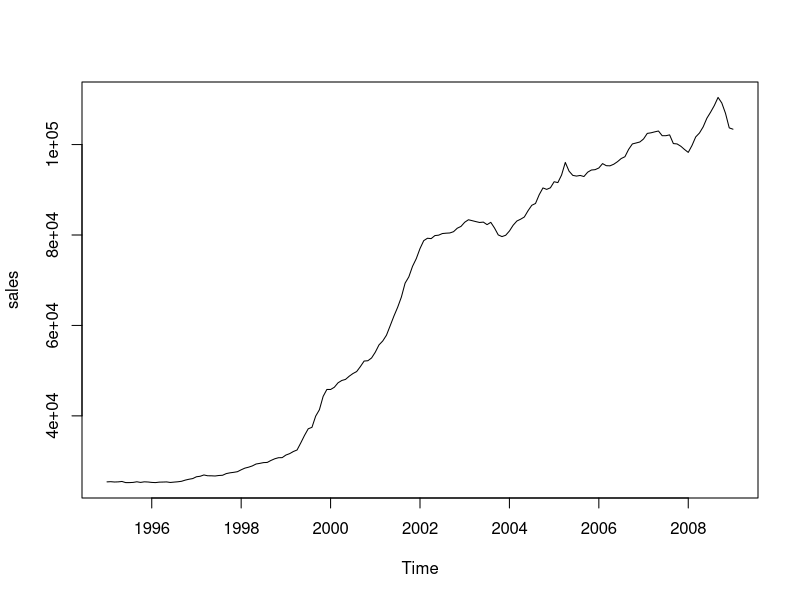
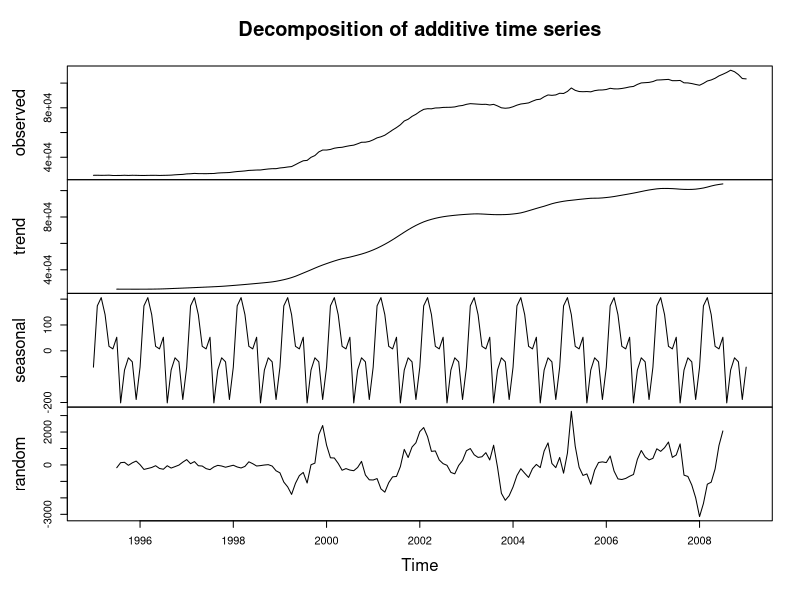
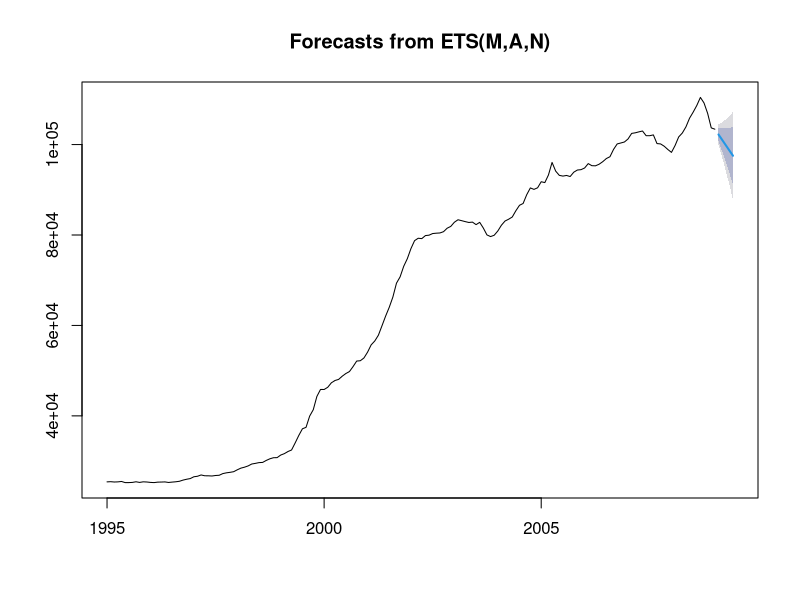

The R source for these figures, in order:
#Setting working directory
setwd("C:/Users/rpand/Desktop/Documents/Classes/Classes/Time_Series_Accelerator")

library("forecast")

#Reading the data
sales <- read.csv("sales.csv")

#What kind of data we have
sales
head(sales)
tail(sales)

#Create time series from the input data, [,1] is for first column and all rows. freq = 12, is for 12 months. For quarters it will be freq = 4
sales <- ts(sales[,1],start=1995,freq=12)

#Let's view, what is the output
sales

#Plot Time Series
plot(sales)

#Divides into Seasonal, Trend and Remainder. S.Window controls how rapidly the seasonal component can change

apts <- decompose(sales)

plot (apts)

autoexp <- ets(sales)

autoexp

error_estimate_Exp <- accuracy(autoexp)

forecast(autoexp, 5)

plot(forecast(autoexp, 5))

sales.pred <- predict(autoexp,5,prediction.interval=TRUE)

sales.pred

write.csv(sales.pred, "sales_pred.csv")


# ME: Mean Error
# RMSE: Root Mean Squared Error
# MAE: Mean Absolute Error
# MPE: Mean Percentage Error
# MAPE: Mean Absolute Percentage Error
# MASE: Mean Absolute Scaled Error
# ACF1: Autocorrelation of errors at lag 1.
